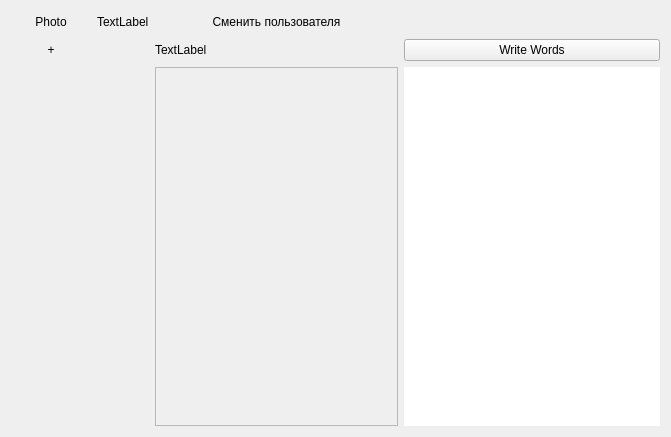
<?xml version="1.0" encoding="UTF-8"?>
<ui version="4.0">
 <class>MenuWindow</class>
 <widget class="QDialog" name="MenuWindow">
  <property name="geometry">
   <rect>
    <x>0</x>
    <y>0</y>
    <width>671</width>
    <height>437</height>
   </rect>
  </property>
  <property name="acceptDrops">
   <bool>false</bool>
  </property>
  <property name="windowTitle">
   <string>Dialog</string>
  </property>
  <layout class="QGridLayout" name="gridLayout">
   <item row="0" column="0">
    <widget class="QLabel" name="label">
     <property name="text">
      <string>Photo</string>
     </property>
     <property name="alignment">
      <set>Qt::AlignCenter</set>
     </property>
    </widget>
   </item>
   <item row="0" column="1">
    <widget class="QLabel" name="label_2">
     <property name="sizePolicy">
      <sizepolicy hsizetype="Preferred" vsizetype="Preferred">
       <horstretch>0</horstretch>
       <verstretch>0</verstretch>
      </sizepolicy>
     </property>
     <property name="text">
      <string>TextLabel</string>
     </property>
    </widget>
   </item>
   <item row="0" column="2">
    <widget class="QPushButton" name="pushButton_3">
     <property name="text">
      <string>Сменить пользователя</string>
     </property>
     <property name="flat">
      <bool>true</bool>
     </property>
    </widget>
   </item>
   <item row="1" column="0">
    <widget class="QPushButton" name="pushButton_2">
     <property name="text">
      <string>+</string>
     </property>
     <property name="flat">
      <bool>true</bool>
     </property>
    </widget>
   </item>
   <item row="1" column="2">
    <widget class="QLabel" name="label_3">
     <property name="text">
      <string>TextLabel</string>
     </property>
    </widget>
   </item>
   <item row="1" column="3">
    <widget class="QPushButton" name="pushButton">
     <property name="text">
      <string>Write Words</string>
     </property>
    </widget>
   </item>
   <item row="2" column="3">
    <widget class="QTableView" name="tableView">
     <property name="frameShape">
      <enum>QFrame::NoFrame</enum>
     </property>
     <property name="frameShadow">
      <enum>QFrame::Raised</enum>
     </property>
     <property name="lineWidth">
      <number>0</number>
     </property>
    </widget>
   </item>
   <item row="2" column="2">
    <widget class="MScrollArea" name="scrollArea">
     <property name="widgetResizable">
      <bool>true</bool>
     </property>
     <widget class="QWidget" name="scrollAreaWidgetContents">
      <property name="geometry">
       <rect>
        <x>0</x>
        <y>0</y>
        <width>255</width>
        <height>359</height>
       </rect>
      </property>
     </widget>
    </widget>
   </item>
  </layout>
 </widget>
 <customwidgets>
  <customwidget>
   <class>MScrollArea</class>
   <extends>QScrollArea</extends>
   <container>1</container>
  </customwidget>
 </customwidgets>
 <resources/>
 <connections/>
</ui>
